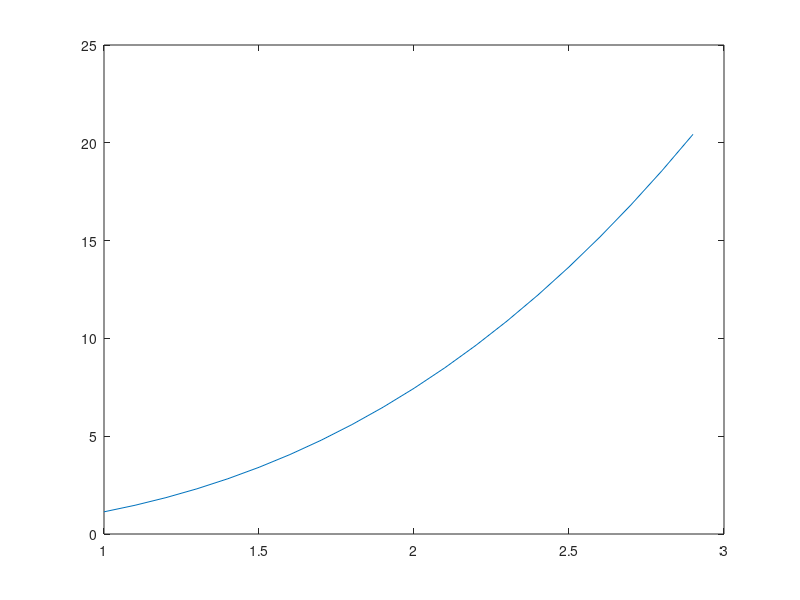

This figure's MATLAB source:
addpath(pwd)
function  resultado = potencial(sumalnX,sumalnY, sumalnXCuadrados, productolnXY, N) %Calcula a y b para la aproximacion potencial    
    a = det([productolnXY, sumalnX; sumalnY, N]) / det([sumalnXCuadrados, sumalnX; sumalnX, N]);
    B = det([sumalnXCuadrados, productolnXY; sumalnX, sumalnY]) / det([sumalnXCuadrados, sumalnX; sumalnX, N]);
    b = e^B;
    resultado = [a,b];
endfunction


function graficarPotencial(x1, x2, a, b)
  x = x1:0.1:x2;
  y = b * (x.^a);
  plot(x,y);  
endfunction


res = potencial(9.6, 26.7, 21.1, 58.51, 5);
printf("Y = %de^(%dX)\n", res(2), res(1));
graficarPotencial(1, 2.9, res(1), res(2));